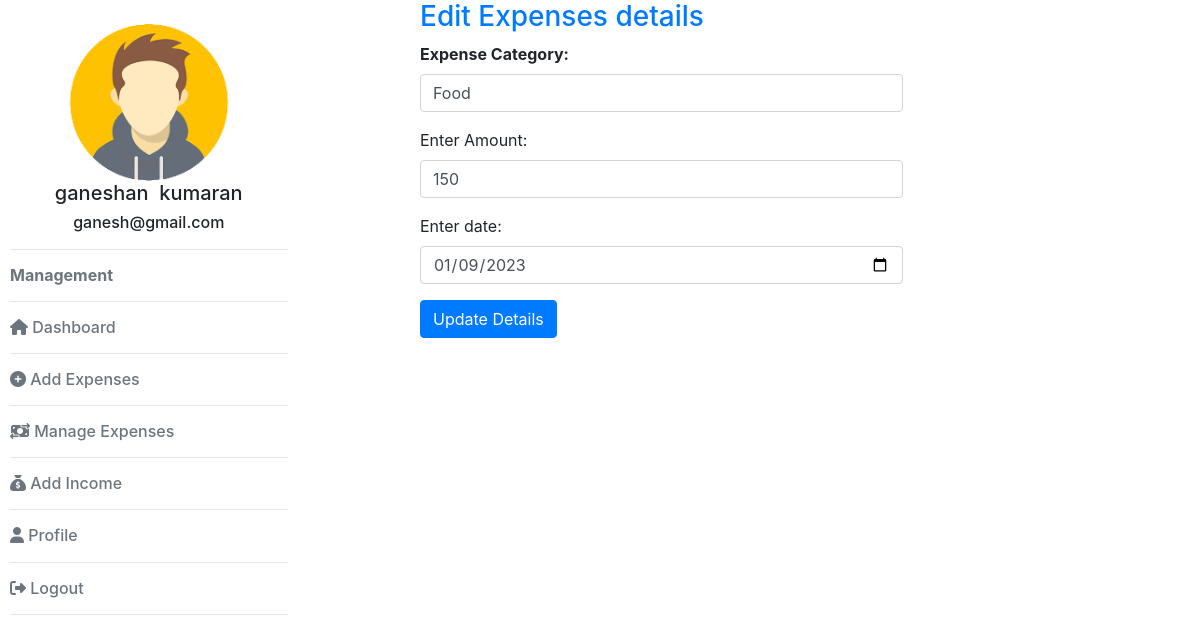
The page /expense_edit.php?id=2 (signed in) on the database its author committed.
### tables this page shows
CREATE TABLE `register` (
  `id` int(11) NOT NULL,
  `first_name` varchar(30) NOT NULL,
  `last_name` varchar(30) NOT NULL,
  `email` varchar(30) NOT NULL,
  `password` varchar(30) NOT NULL,
  `register_time` timestamp NOT NULL DEFAULT current_timestamp() ON UPDATE current_timestamp()
);

CREATE TABLE `expenses` (
  `id` int(11) NOT NULL,
  `email` varchar(30) NOT NULL,
  `amount` int(30) NOT NULL,
  `date` varchar(30) NOT NULL,
  `category` varchar(30) NOT NULL,
  `reading_time` timestamp NOT NULL DEFAULT current_timestamp() ON UPDATE current_timestamp()
);

### expense_edit.php (the view, shortened to what this page needs)
<!DOCTYPE html>
<html>
<head>
	<link rel="stylesheet" href="https://cdnjs.cloudflare.com/ajax/libs/animate.css/4.1.1/animate.min.css" />
  <link rel="stylesheet" href="https://cdn.jsdelivr.net/npm/bootstrap@4.6.2/dist/css/bootstrap.min.css">
  <link rel="stylesheet" href="https://cdnjs.cloudflare.com/ajax/libs/font-awesome/6.2.1/css/all.min.css" />
</head>
<body>
		<?php
		include('leftbar.php');
		?>
		<div class="col-md-5 offset-md-1">
			<h3 class="text-primary">Edit Expenses details</h3>
					<?php
				include('dbconnection.php');
				$id=$_GET["id"];
				$sql="select * from expenses where id='$id'";
				$result=mysqli_query($con,$sql);
				$row=mysqli_fetch_assoc($result);
				?>
				<form action="expense_edit.php?id=<?php echo $id; ?>" method="post" autocomplete="off">
					 <div class="form-group">
					    <label for="category" class="font-weight-bold">Expense Category:</label>
					    <input type="text" class="form-control" name="category" value="<?php echo $row['category']; ?>" id="email">
					  </div>
					  <div class="form-group" class="font-weight-bold">
					    <label for="date">Enter Amount:</label>
					    <input type="text" class="form-control" name="amount" value="<?php echo $row['amount']; ?>" id="email">
					  </div>
					  <div class="form-group" class="font-weight-bold">
					    <label for="date">Enter date:</label>
					    <input type="date" class="form-control" name="date" value="<?php echo $row['date']; ?>" id="email">
					  </div>
					  <input type="submit" name="submit" class="btn btn-primary" value="Update Details">
				</form>
	</div>
</body>
</html>

### leftbar.php
<?php
include('dbconnection.php');
$email=$_SESSION["email"];
$sql="select * from register where email='$email'";
$result=mysqli_query($con,$sql);
$row=mysqli_fetch_assoc($result);
?>
<div class="row">
	<div class="col-md-3" style="margin-left:10px;">
		<br>
		<img src="images/avatar1.png" class="img-fluid">
		<h5 class="text-center"><?php echo $row["first_name"]; ?>&nbsp;&nbsp;<?php echo $row["last_name"]; ?></h5>
		<h6 class="text-center"><?php echo $row["email"]; ?></h6>
		<hr>
		<h6 class="text-secondary font-weight-bold">Management</h6><hr>
		<h6 class="text-secondary"><a href="dashboard.php" class="text-decoration-none text-secondary"><i class="fa-solid fa-house"></i> Dashboard</a></h6><hr>
		<h6 class="text-secondary"><a href="add_expense.php" class="text-decoration-none text-secondary"><i class="fa-solid fa-circle-plus"></i> Add Expenses</a></h6><hr>
		<h6 class="text-secondary"><a href="manage_expense.php" class="text-decoration-none text-secondary"><i class="fa-solid fa-money-bill-transfer"></i> Manage Expenses</a></h6><hr>
		<h6 class="text-secondary"><a href="add_income.php" class="text-decoration-none text-secondary"><i class="fa-solid fa-sack-dollar"></i> Add Income</a></h6><hr>
		<h6 class="text-secondary"><a href="profile.php" class="text-decoration-none text-secondary"><i class="fa-solid fa-user"></i> Profile</a></h6><hr>
		<h6 class="text-secondary"><a href="logout.php" class="text-decoration-none text-secondary"><i class="fa-solid fa-right-from-bracket"></i> Logout</a></h6><hr>
	</div>

### rows shown on the page
register: first_name "ganeshan", last_name "kumaran", email "ganesh@gmail.com"
expenses: category "Food", amount "150", date "01/09/2023"
